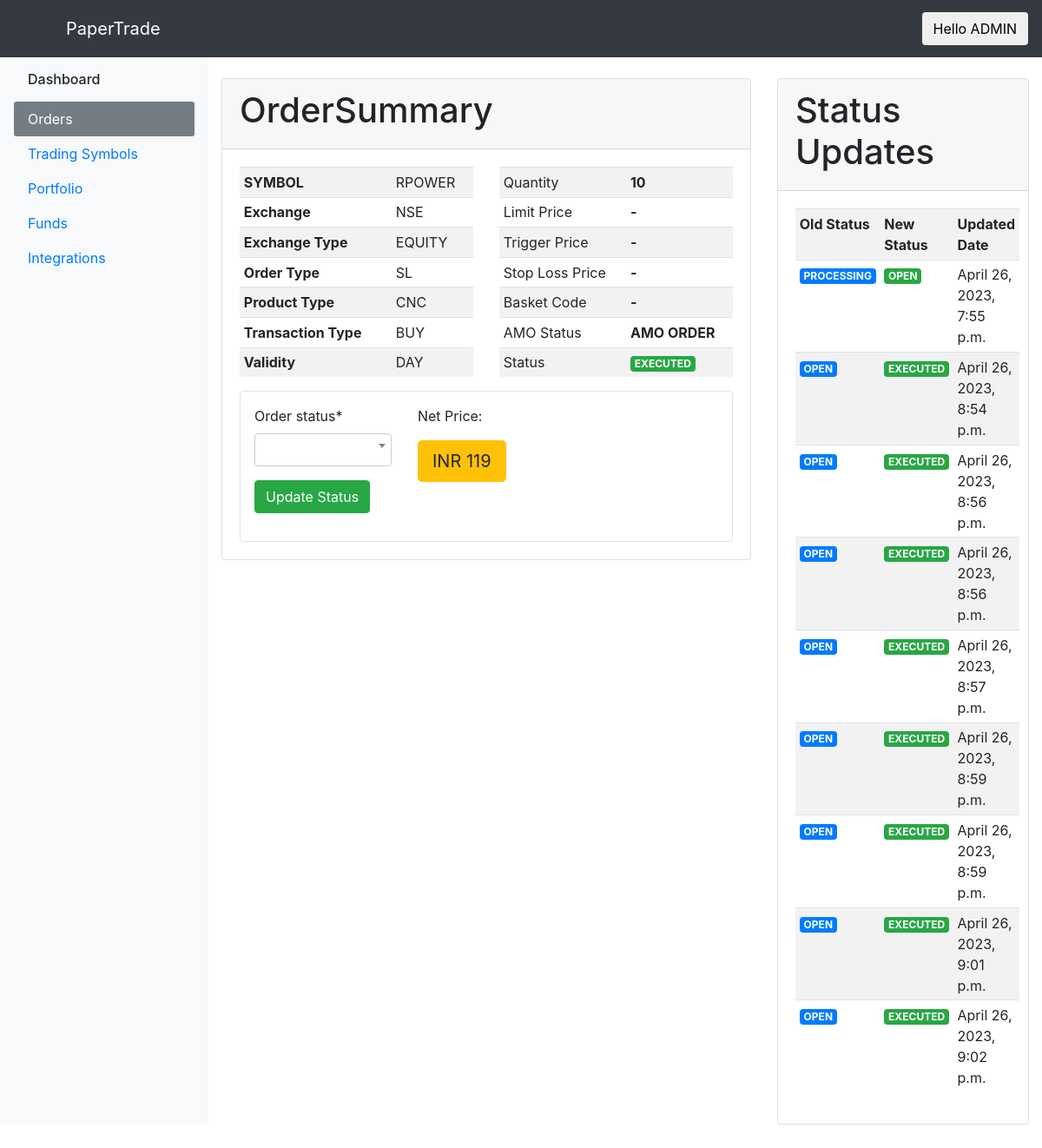
Page /orders/2/summarize (signed in) on the committed database.
### apps/users/models.py (models this page shows, shortened)
class User(AbstractUser):
    fund_balance = models.FloatField(default=0.0)   # actually a cached field computed from apps.broking.funds.TransactionLedger
    date_of_birth = models.DateField(help_text="This can be asked as security question.", null=True)

### apps/broking/orders/models.py (models this page shows, shortened)
class Order(models.Model):
    SYMBOL_CHOICES = [
        ('NSE', 'NSE'),
        ('BSE', 'BSE'),
    ]
    EXCHANGE_TYPE_CHOICES = [
        ('EQUITY', 'Equity'),
    ]
    ORDER_TYPE_CHOICES = [
        ('LIMIT', 'Limit'),
        ('MARKET', 'Market'),
        ('SL', 'SL'),
        ('SLM', 'SLM'),
    ]
    PRODUCT_TYPE_CHOICES = [
        ('CNC', 'CNC'),
        ('MIS', 'Intraday'),
        ('NRML', 'Normal'),
    ]
    TRANSACTION_TYPE_CHOICES = [
        ('BUY', 'Buy'),
        ('SELL', 'Sell'),
    ]
    VALIDITY_CHOICES: list[tuple[str, str]] = [
        ('DAY', 'Day'),
        ('IOC', 'IOC'),
    ]
    ORDER_STATUS_CHOICES: list[tuple[str, str]] = [
        ('PROCESSING', 'PROCESSING AT BROKER / AMO'),
        ('OPEN', 'OPEN AT MARKET / AWAITING EXECUTION'),
        ('EXECUTED', 'EXECUTED IN MARKET'),
        ('REJECTED_BY_BROKER', 'REJECTED BY BROKER'),
        ('REJECTED_BY_EXCHANGE', 'REJECTED BY EXCHANGE'),
        ('CANCELLED', 'CANCELLED BY USER'),
    ]
    symbol = models.ForeignKey('broking.Symbol', on_delete=models.CASCADE)
    exchange = models.CharField(max_length=10, choices=SYMBOL_CHOICES)
    exchange_type = models.CharField(max_length=10, choices=EXCHANGE_TYPE_CHOICES, blank=True, null=True)
    order_type = models.CharField(max_length=10, choices=ORDER_TYPE_CHOICES)
    product_type = models.CharField(max_length=10, choices=PRODUCT_TYPE_CHOICES)
    transaction_type = models.CharField(max_length=10, choices=TRANSACTION_TYPE_CHOICES)
    validity = models.CharField(max_length=10, choices=VALIDITY_CHOICES)
    quantity = models.IntegerField()
    limit_price = models.DecimalField(max_digits=19, decimal_places=10, blank=True, null=True)
    trigger_price = models.DecimalField(max_digits=19, decimal_places=10, blank=True, null=True)
    stop_loss_price = models.DecimalField(max_digits=19, decimal_places=10, blank=True, null=True)
    is_amo = models.BooleanField(default=False)
    algo_id = models.CharField(
        max_length=255, blank=True, null=True,
        help_text="(Optional) If User have any algo id for ref.")
    order_placed_at = models.DateTimeField(auto_now_add=True)
    order_placed_by = models.ForeignKey('users.User', on_delete=models.CASCADE)
    trade_app = models.ForeignKey('users.TradeApp', on_delete=models.CASCADE, null=True, blank=True)
    basket_code = models.CharField(
        max_length=255, blank=True, null=True,
        help_text="User can create a unique basket id and sent the same for multiple orders.")
    order_status = models.CharField(choices=ORDER_STATUS_CHOICES, default="PROCESSING", max_length=20)
    broker_error_message = models.DateTimeField(auto_now_add=True)
    broker_id = models.CharField(max_length=25, blank=True, null=True)
    exchange_error_message = models.DateTimeField(auto_now_add=True)
    exchange_id = models.CharField(max_length=25, blank=True, null=True)
    filled_quantity = models.IntegerField(default=0)
    amount = models.IntegerField(null=True, blank=True)
    ORDER_PIPELINE = {
        'PROCESSING': ('OPEN', 'REJECTED_BY_BROKER', 'CANCELLED'),
        'OPEN': ('EXECUTED', 'REJECTED_BY_BROKER', 'REJECTED_BY_EXCHANGE', 'CANCELLED'),
        'EXECUTED': (),
        'CANCELLED': (),
        'REJECTED_BY_EXCHANGE': (),
        'REJECTED_BY_BROKER': (),
    }
    def __init__(self, *args, **kwargs):
        super().__init__(*args, **kwargs)
        from apps.broking.orders.stimulator import Stimulator
        self.stimulator = Stimulator(self, OrderConstants)

class OrderStatus(models.Model):
    order = models.ForeignKey('Order', on_delete=models.CASCADE)
    old_status = models.CharField(max_length=20, choices=Order.ORDER_STATUS_CHOICES)
    new_status = models.CharField(max_length=20, choices=Order.ORDER_STATUS_CHOICES)
    created_at = models.DateTimeField(auto_now_add=True)

### apps/broking/models.py (models this page shows)
class Symbol(models.Model):
    symbol = models.CharField(max_length=40, primary_key=True, unique=True, db_index=True)
    display_name = models.CharField(max_length=120, null=True, blank=True)
    industry_name = models.CharField(max_length=120, null=True, blank=True)
    parent_company = models.CharField(max_length=120, null=True, blank=True)
    nse_script_code = models.CharField(max_length=40, null=True, blank=True)
    is_nse_tradeable = models.BooleanField(default=True)
    bse_script_code = models.CharField(max_length=40, null=True, blank=True)
    is_bse_tradable = models.BooleanField(default=True)
    logo_url = models.ImageField(upload_to='symbol-logos',null=True, blank=True)
    def __str__(self):
        return self.symbol

### apps/broking/orders/views/order_creation.py (the view, shortened to what this page needs)
# urls.py: path('<int:pk>/summarize', OrderDetailView.as_view(), name="orders_detail"),
class OrderDetailView(UpdateView):
    model = Order
    form_class = OrderStatusUpdateForm
    template_name = 'orders/order_detail.html'
    def get_form(self, form_class=None):
        form = super().get_form(form_class=form_class)
        return form
    def get_queryset(self):
        return self.model.objects.filter(order_placed_by=self.request.user)
    def get_context_data(self, **kwargs):
        kwargs['status_changes'] = OrderStatus.objects.filter(order_id=self.kwargs['pk'], order__order_placed_by=self.request.user).order_by('id')
        return super().get_context_data(**kwargs)

### templates/orders/order_detail.html (shortened to what this page needs)
{% extends 'layouts/base.html' %}
{% load crispy_forms_tags %}
{% block extra_styles %}
<link href="https://cdn.jsdelivr.net/npm/select2@4.1.0-rc.0/dist/css/select2.min.css" rel="stylesheet" />
{% endblock %}
{% block content %}
<div>
    <div class="row">
        <div class="col-md-8">
            <div class="card">
                <div class="card-header">
                    <h1>OrderSummary</h1>
                </div>
                <div class="card-body">
                    <div class="row">
                        <div class="col-md-6">
                            <table class="table table-sm table-striped text-sm">
                                <tr>
                                    <th>SYMBOL</th>
                                    <td>{{ object.symbol }}</td>
                                </tr>
                                <tr>
                                    <th>Exchange</th>
                                    <td>{{ object.exchange }}</td>
                                </tr>
                                <tr>
                                    <th>Exchange Type</th>
                                    <td>{{ object.exchange_type }}</td>
                                </tr>
                                <tr>
                                    <th>Order Type</th>
                                    <td>{{ object.order_type }}</td>
                                </tr>
                                <tr>
                                    <th>Product Type</th>
                                    <td>{{ object.product_type }}</td>
                                </tr>
                                <tr>
                                    <th>Transaction Type</th>
                                    <td>{{ object.transaction_type }}</td>
                                </tr>
                                <tr>
                                    <th>Validity</th>
                                    <td>{{ object.validity }}</td>
                                </tr>
                            </table>
                        </div>
                        <div class="col-md-6">
                            <table class="table table-sm table-striped">
                                <tr>
                                    <td>Quantity</td>
                                    <th>{{ object.quantity }}</th>
                                </tr>
                                <tr>
                                    <td>Limit Price</td>
                                    <th>{{ object.limit_price|default:"-" }}</th>
                                </tr>
                                <tr>
                                    <td>Trigger Price</td>
                                    <th>{{ object.trigger_price|default:"-" }}</th>
                                </tr>
                                <tr>
                                    <td>Stop Loss Price</td>
                                    <th>{{ object.stop_loss_price|default:"-" }}</th>
                                </tr>
                                <tr>
                                    <td>Basket Code</td>
                                    <th>{{ object.basket_code|default:"-" }}</th>
                                </tr>
                                <tr>
                                    <td>AMO Status</td>
                                    <th>{{ object.is_amo|yesno:"AMO ORDER,MARKET ORDER" }}</th>
                                </tr>
                                <tr>
                                    <td>Status</td>
                                    <th><span class="badge badge-success">{{ object.order_status }}</span></th>
                                </tr>
                            </table>
                        </div>
                    </div>
                    <form method="post" class="border rounded p-3">
                        <div class="row">
                            <div class="col-md-4">
                                <div class="form-group">
                                    {{ form.order_status|as_crispy_field }}
                                </div>
                                <div class="form-group">
                                    <button class="btn btn-success" type="submit">Update Status</button>
                                </div>
                            </div>
                            <div class="col-md-8">
                                <label>
                                    <p>Net Price: </p>
                                    <p class="btn btn-warning btn-disabled btn-lg"><span>INR {{ order.amount|default:"0.0" }} </span></p>
                                </label>
                            </div>
                        </div>
                    </form>
                </div>
            </div>
        </div>
        <div class="col-md-4">
            <div class="card">
                <div class="card-header">
                    <h1>Status Updates</h1>
                </div>
                <div class="card-body">
                    <table class="table table-sm table-striped">
                        <tr>
                            <th>Old Status</th>
                            <th>New Status</th>
                            <th>Updated Date</th>
                        </tr>
                        {% for stat in status_changes %}
                        <tr>
                            <td><small class="badge badge-primary">{{ stat.old_status }}</small></td>
                            <td><small class="badge badge-success">{{ stat.new_status }}</small></td>
                            <td>{{ stat.created_at }}</td>
                        </tr>
                        {% endfor %}
                    </table>
                </div>
            </div>
        </div>
    </div>
</div>
{% endblock %}

### templates/layouts/base.html (shortened to what this page needs)
{% extends 'layouts/core.html'  %}
{% load static  %}
{% block content_wrapper %}
{% include 'include/header.html' %}
<div class="container-fluid">
    <div class="row">
        {% include 'include/navbar.html' %}
        <div class="col pt-4">
            {% block content %}{% endblock %}
        </div>
    </div>
</div>
{% endblock %}

### templates/layouts/core.html (shortened to what this page needs)
<!doctype html>
{% load static %}
<html lang="en">
  <head>
    <link href="{% static 'css/bootstrap.min.css' %}" rel="stylesheet">
    {% block extra_styles %}{% endblock %}
  </head>
  <body>
    {% block content_wrapper %}{% endblock %}
  </body>
</html>

### templates/include/header.html (shortened to what this page needs)
    <nav class="navbar navbar-expand-md navbar-dark bg-dark ">
      <a class="navbar-brand" href="#">PaperTrade</a>
      <div class="collapse navbar-collapse" id="navbarCollapse">
        <div class=" align-right form-inline mt-2 mt-md-0">
          <button class="btn btn-outline-white my-2 my-sm-0" type="submit">Hello {{ request.user.username|upper }}</button>
        </div>
      </div>
    </nav>

### templates/include/navbar.html (shortened to what this page needs)
<nav class="navbar navbar-light sticky-top bg-light flex-md-nowrap col-md-2" >
  <div class="sidebar-sticky">
    <ul class="nav flex-column">
      <li class="nav-item">
        <h6 class="nav-link active" href="#">
          Dashboard <span class="sr-only">(current)</span>
        </h6>
      </li>
      <li class="nav-item">
        <a class="nav-link" href="{% url 'orders_list' %}">
          Orders
        </a>
      </li>
      <li class="nav-item">
        <a class="nav-link" href="{% url 'symbol_list' %}">
           Trading Symbols
        </a>
      </li>
      <li class="nav-item">
        <a class="nav-link" href="{% url 'portfolio' %}">
          Portfolio
        </a>
      </li>
      <li class="nav-item">
        <a class="nav-link" href="{% url 'payin_list' %}">
          Funds
        </a>
      </li>
      <li class="nav-item">
        <a class="nav-link" href="{% url 'trade-app-list' %}">
          Integrations
        </a>
      </li>
    </ul>
  </div>
</nav>

### templates/layouts/core.html (style rules this page uses)
html { position: relative;min-height: 100%; }
body { margin-bottom: 60px; }
.navbar { min-width:240px; align-items:normal }
.navbar-brand { height: 100%;margin: auto;padding: 10px 60px; }
.nav-item.active { background-color: #747d84; border-radius: 3px; }
.nav-item.active a { color: #fff }
.sidebar-sticky { width:100% }

### rows in the picture
User: user.username "ADMIN"
Order: symbol "RPOWER", exchange "NSE", exchange_type "EQUITY", order_type "SL", product_type "CNC", transaction_type "BUY", validity "DAY", quantity "10", limit_price "-", trigger_price "-", stop_loss_price "-", basket_code "-", is_amo "AMO ORDER", order_status "EXECUTED", order_status|as_crispy_field "Order status *", amount "119"
OrderStatus: old_status "PROCESSING", new_status "OPEN", created_at "April 26, 2023, 7:55 p.m."
OrderStatus: old_status "OPEN", new_status "EXECUTED", created_at "April 26, 2023, 8:54 p.m."
OrderStatus: old_status "OPEN", new_status "EXECUTED", created_at "April 26, 2023, 8:56 p.m."
OrderStatus: old_status "OPEN", new_status "EXECUTED", created_at "April 26, 2023, 8:56 p.m."
OrderStatus: old_status "OPEN", new_status "EXECUTED", created_at "April 26, 2023, 8:57 p.m."
OrderStatus: old_status "OPEN", new_status "EXECUTED", created_at "April 26, 2023, 8:59 p.m."
OrderStatus: old_status "OPEN", new_status "EXECUTED", created_at "April 26, 2023, 8:59 p.m."
OrderStatus: old_status "OPEN", new_status "EXECUTED", created_at "April 26, 2023, 9:01 p.m."
OrderStatus: old_status "OPEN", new_status "EXECUTED", created_at "April 26, 2023, 9:02 p.m."
